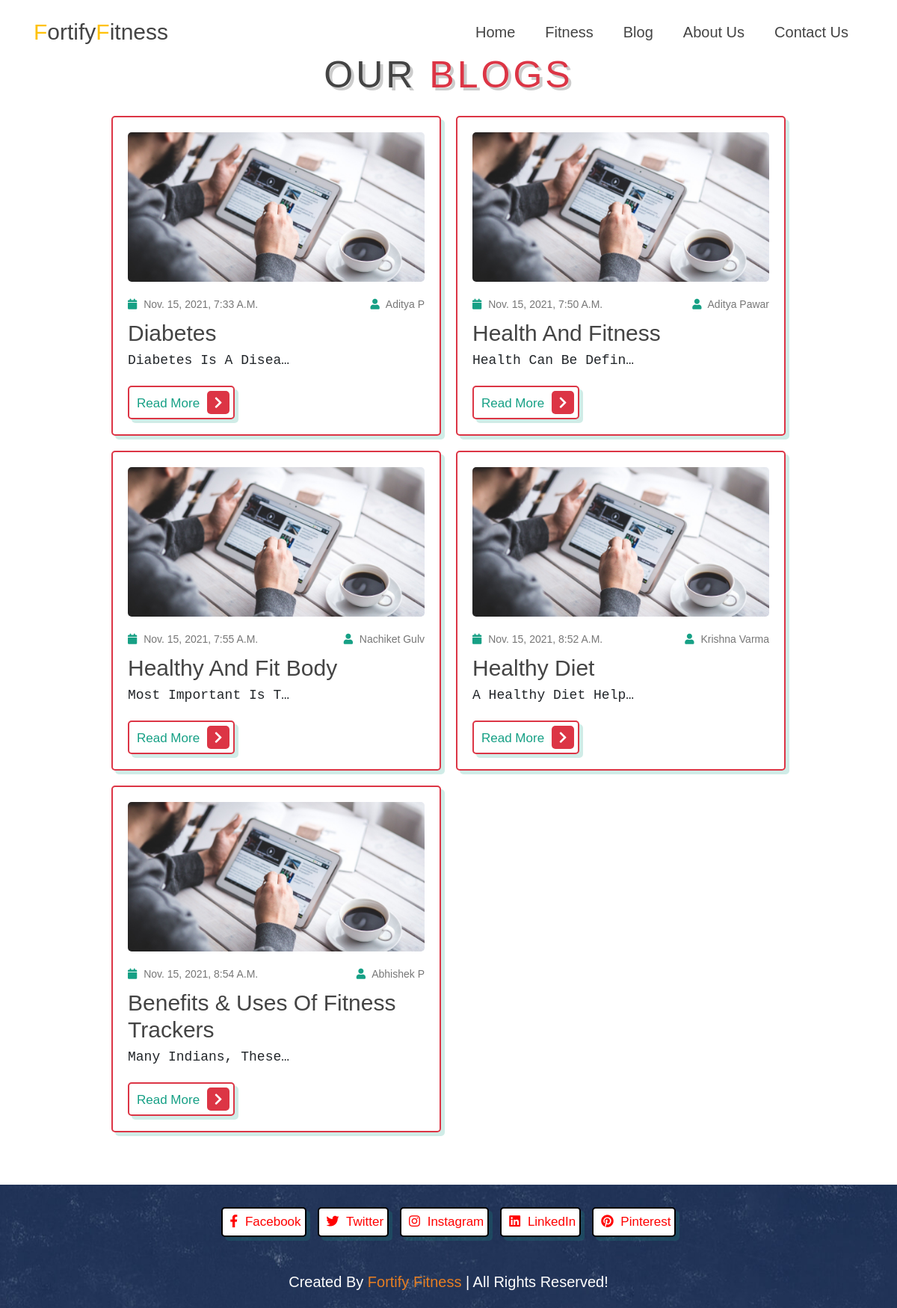
Page /blog on the committed database.
### home/models.py (models this page shows, shortened)
class Post(models.Model):
    sno = models.AutoField(primary_key=True)
    title = models.CharField(max_length=225)
    header_imgage = models.ImageField(null=True, blank=True, upload_to="images/")
    content = models.TextField()
    author = models.CharField(max_length=13)
    slug = models.CharField(max_length=130)
    timeStamp = models.DateTimeField(blank=True)

### backend/views.py (the view)
# urls.py: path('blog',views.blog, name='blog'),
def blog(request):
    allPosts = Post.objects.all()
    context = {'allPosts':allPosts}
    return render(request, 'blog.html', context)

### templates/blog.html (shortened to what this page needs)
{% load static %}
<!DOCTYPE html>
<html lang="en">
<head>
    <link rel="stylesheet" href="https://cdnjs.cloudflare.com/ajax/libs/aos/2.3.4/aos.css">
    <link rel="stylesheet" href="https://cdnjs.cloudflare.com/ajax/libs/magnific-popup.js/1.1.0/magnific-popup.min.css">
    <link rel="stylesheet" href="https://cdnjs.cloudflare.com/ajax/libs/twitter-bootstrap/4.5.3/css/bootstrap.min.css">
    <link rel="stylesheet" href="https://cdnjs.cloudflare.com/ajax/libs/font-awesome/5.15.1/css/all.min.css">
    <link rel="stylesheet" href="{% static 'css/style.css' %}">
</head>
<body>
<header>
<div class="container">
    <a href="#" class="logo"><span>F</span>ortify<span>F</span>itness</a>
    <nav class="nav">
        <ul>
            <li class="nav-item"><a class="nav-link" href="/">home</a></li>
            <li class="nav-item"><a class="nav-link" href="/fitness">fitness</a></li>
            <li class="nav-item"><a class="nav-link" href="/blog">blog</a></li>
            <li class="nav-item"><a class="nav-link" href="/about">About Us</a></li>
            <li class="nav-item"><a class="nav-link" href="/contact">Contact Us</a></li>
        </ul>
    </nav>
</div>
</header>
<div class="container_1">
<section class="blogs" id="blogs">
    <h1 class="heading"> our <span>blogs</span> </h1>
    <div class="box-container">
        {% for post in allPosts %}
        <div class="box" data-aos="zoom-in">
            <div class="image">
                <img src="{% static 'image/blog1.jpg' %}" >
            </div>
            <div class="content">
                <div class="icon">
                    <a href=""> <i class="fas fa-calendar"></i> {{post.timeStamp}} </a>
                    <a href=""> <i class="fas fa-user"></i> {{post.author}} </a>
                </div>
                <h3>{{post.title}}</h3>
                <pre style="font-size :18px;">{{post.content| truncatechars:20}}</pre>
                <a href="/{{post.slug}}" class="btn" data-aos="zoom-in"> read more <span class="fas fa-chevron-right"></span> </a>
            </div>
        </div>
        {% endfor %}
    </div>
</section>
</div>
<section class="footer">
    <div class="share">
        <a href="https://www.facebook.com/" class="btn" target="blank"> <i class="fab fa-facebook-f"></i> Facebook </a>
        <a href="https://www.twitter.com" class="btn" target="blank"> <i class="fab fa-twitter"></i> Twitter </a>
        <a href="https://www.instagram.com" class="btn" target="blank"> <i class="fab fa-instagram"></i> Instagram </a>
        <a href="https://www.linkedin.com" class="btn" target="blank"> <i class="fab fa-linkedin"></i> LinkedIn </a>
        <a href="https://www.pinterest.com" class="btn" target="blank"> <i class="fab fa-pinterest"></i> Pinterest </a>
    </div>
    <div class="credit"> Created By <span> Fortify Fitness </span> | All Rights Reserved! </div>
</section>
</body>
</html>

### static_in_env/css/style.css (style rules this page uses)
:root { --green:#16a085; --black:#444; --light-color:#777; --box-shadow:.5rem .5rem 0 rgba(22, 160, 133, .2); --text-shadow:.4rem .4rem 0 rgba(0, 0, 0, .2); --border:.2rem solid var(--red); }
* { font-family: 'Poppins', sans-serif; margin:0; padding: 0; box-sizing: border-box; outline: none; border: none; text-transform: capitalize; transition: all .2s ease-out; text-decoration: none; }
html { font-size: 62.5%; overflow-x: hidden; scroll-padding-top: 7rem; scroll-behavior: smooth; }
section { padding:2rem 9%; }
.container_1 { padding: 50px; }
body { overflow-x: hidden; }
.btn { display: inline-block; margin-top: 1rem; padding: .5rem; padding-left: 1rem; border:var(--border); border-radius: .5rem; box-shadow: var(--box-shadow); color:var(--green); cursor: pointer; font-size: 1.7rem; background: #fff; }
.btn span { padding:.7rem 1rem; border-radius: .5rem; background: var(--red); color:#fff; margin-left: .5rem; }
.heading { text-align: center; padding-bottom: 2rem; text-shadow: var(--text-shadow); text-transform: uppercase; color:var(--black); font-size: 5rem; letter-spacing: .4rem; }
.heading span { text-transform: uppercase; color:var(--red); }
header { width:100%; position: fixed; top:0; left: 0; padding:2rem 1rem; z-index: 1000; }
header .container { display: flex; align-items: center; justify-content: space-between; }
header a { color:var(--black); }
header .container .logo { font-size: 3rem; }
header .container .logo span { color:var(--yellow); }
header .nav ul { margin:0; padding: 0; display: flex; align-items: center; justify-content: space-between; list-style: none; }
header .nav ul li { margin: 0 1rem; }
header .nav ul li a { font-size: 2rem; }
.blogs .box-container { display: grid; grid-template-columns: repeat(auto-fit, minmax(30rem, 1fr)); gap:2rem; }
.blogs .box-container .box { border:var(--border); box-shadow: var(--box-shadow); border-radius: .5rem; padding: 2rem; }
.blogs .box-container .box .image { height: 20rem; overflow:hidden; border-radius: .5rem; }
.blogs .box-container .box .image img { height: 100%; width: 100%; object-fit: cover; }
.blogs .box-container .box .content { padding-top: 1rem; }
.blogs .box-container .box .content .icon { padding: 1rem 0; display: flex; align-items: center; justify-content: space-between; }
.blogs .box-container .box .content .icon a { font-size: 1.4rem; color: var(--light-color); }
.blogs .box-container .box .content .icon a i { padding-right: .5rem; color: var(--green); }
.blogs .box-container .box .content h3 { color:var(--black); font-size: 3rem; }
.footer { position: relative; background: url(../image/footer_background.jpg) no-repeat; background-position: center; background-size: center; padding-top: 2rem; padding-bottom: 0rem; }
.footer .share { display: -webkit-box; display: -ms-flexbox; display: flex; -webkit-box-pack: center; -ms-flex-pack: center; justify-content: center; -ms-flex-wrap: wrap; flex-wrap: wrap; gap: 1.5rem; }
.footer .share a { color:red; border-color: black; }
.footer .share a::before { background:red; }
.footer .share a i { padding-right: .5rem; }
.footer .credit { text-align: center; color: #fff; font-size: 2rem; padding: 2rem 1rem; margin-top: 2.5rem; }
.footer .credit span { color: #e67e22; }

### rows in the picture
Post: timeStamp "Nov. 15, 2021, 7:33 A.m.", author "Aditya P", title "Diabetes", content "Diabetes Is A Disea…"
Post: timeStamp "Nov. 15, 2021, 7:50 A.m.", author "Aditya Pawar", title "Health And Fitness", content "Health Can Be Defin…"
Post: timeStamp "Nov. 15, 2021, 7:55 A.m.", author "Nachiket Gulv", title "Healthy And Fit Body", content "Most Important Is T…"
Post: timeStamp "Nov. 15, 2021, 8:52 A.m.", author "Krishna Varma", title "Healthy Diet", content "A Healthy Diet Help…"
Post: timeStamp "Nov. 15, 2021, 8:54 A.m.", author "Abhishek P", title "Benefits & Uses Of Fitness Trackers", content "Many Indians, These…"
